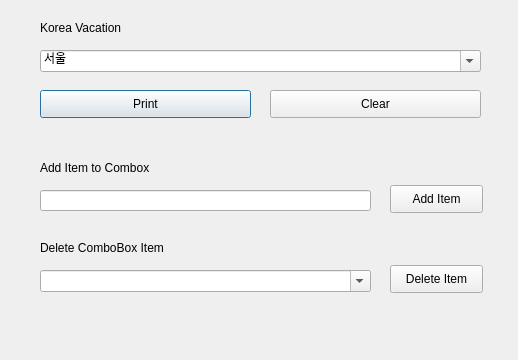
<?xml version="1.0" encoding="UTF-8"?>
<ui version="4.0">
 <class>Dialog</class>
 <widget class="QDialog" name="Dialog">
  <property name="geometry">
   <rect>
    <x>0</x>
    <y>0</y>
    <width>518</width>
    <height>360</height>
   </rect>
  </property>
  <property name="windowTitle">
   <string>Dialog</string>
  </property>
  <widget class="QLabel" name="displayLabel">
   <property name="geometry">
    <rect>
     <x>40</x>
     <y>20</y>
     <width>101</width>
     <height>16</height>
    </rect>
   </property>
   <property name="text">
    <string>Korea Vacation</string>
   </property>
  </widget>
  <widget class="QComboBox" name="comboBox_1">
   <property name="geometry">
    <rect>
     <x>40</x>
     <y>50</y>
     <width>441</width>
     <height>22</height>
    </rect>
   </property>
   <property name="editable">
    <bool>true</bool>
   </property>
   <item>
    <property name="text">
     <string>서울</string>
    </property>
   </item>
   <item>
    <property name="text">
     <string>전주</string>
    </property>
   </item>
  </widget>
  <widget class="QPushButton" name="printButton">
   <property name="geometry">
    <rect>
     <x>40</x>
     <y>90</y>
     <width>211</width>
     <height>28</height>
    </rect>
   </property>
   <property name="text">
    <string>Print</string>
   </property>
  </widget>
  <widget class="QPushButton" name="clearButton">
   <property name="geometry">
    <rect>
     <x>270</x>
     <y>90</y>
     <width>211</width>
     <height>28</height>
    </rect>
   </property>
   <property name="text">
    <string>Clear</string>
   </property>
  </widget>
  <widget class="QLabel" name="addLabel">
   <property name="geometry">
    <rect>
     <x>40</x>
     <y>160</y>
     <width>161</width>
     <height>16</height>
    </rect>
   </property>
   <property name="text">
    <string>Add Item to Combox</string>
   </property>
  </widget>
  <widget class="QLineEdit" name="addLine">
   <property name="geometry">
    <rect>
     <x>40</x>
     <y>190</y>
     <width>331</width>
     <height>21</height>
    </rect>
   </property>
  </widget>
  <widget class="QPushButton" name="addButton">
   <property name="geometry">
    <rect>
     <x>390</x>
     <y>185</y>
     <width>93</width>
     <height>28</height>
    </rect>
   </property>
   <property name="text">
    <string>Add Item</string>
   </property>
  </widget>
  <widget class="QLabel" name="deleteLabel">
   <property name="geometry">
    <rect>
     <x>40</x>
     <y>240</y>
     <width>161</width>
     <height>16</height>
    </rect>
   </property>
   <property name="text">
    <string>Delete ComboBox Item</string>
   </property>
  </widget>
  <widget class="QComboBox" name="comboBox_2">
   <property name="geometry">
    <rect>
     <x>40</x>
     <y>270</y>
     <width>331</width>
     <height>22</height>
    </rect>
   </property>
   <property name="editable">
    <bool>true</bool>
   </property>
  </widget>
  <widget class="QPushButton" name="deleteButton">
   <property name="geometry">
    <rect>
     <x>390</x>
     <y>265</y>
     <width>93</width>
     <height>28</height>
    </rect>
   </property>
   <property name="text">
    <string>Delete Item</string>
   </property>
  </widget>
 </widget>
 <resources/>
 <connections/>
</ui>
